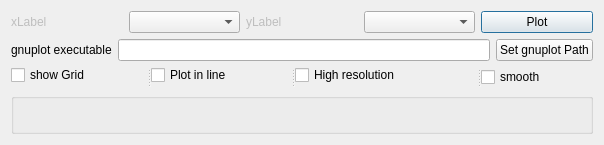
<?xml version="1.0" encoding="UTF-8"?>
<ui version="4.0">
 <class>PlotDialog</class>
 <widget class="QDialog" name="PlotDialog">
  <property name="geometry">
   <rect>
    <x>0</x>
    <y>0</y>
    <width>604</width>
    <height>136</height>
   </rect>
  </property>
  <property name="sizePolicy">
   <sizepolicy hsizetype="Preferred" vsizetype="Minimum">
    <horstretch>0</horstretch>
    <verstretch>0</verstretch>
   </sizepolicy>
  </property>
  <property name="windowTitle">
   <string>Diagram Plotter</string>
  </property>
  <layout class="QVBoxLayout" name="verticalLayout">
   <item>
    <layout class="QHBoxLayout" name="horizontalLayout_2">
     <property name="sizeConstraint">
      <enum>QLayout::SetFixedSize</enum>
     </property>
     <item>
      <widget class="QLabel" name="label_2">
       <property name="enabled">
        <bool>false</bool>
       </property>
       <property name="text">
        <string>xLabel</string>
       </property>
      </widget>
     </item>
     <item>
      <widget class="QComboBox" name="xCombo"/>
     </item>
     <item>
      <widget class="QLabel" name="label_3">
       <property name="enabled">
        <bool>false</bool>
       </property>
       <property name="text">
        <string>yLabel</string>
       </property>
      </widget>
     </item>
     <item>
      <widget class="QComboBox" name="yCombo"/>
     </item>
     <item>
      <widget class="QPushButton" name="pushButton">
       <property name="sizePolicy">
        <sizepolicy hsizetype="Minimum" vsizetype="Minimum">
         <horstretch>0</horstretch>
         <verstretch>0</verstretch>
        </sizepolicy>
       </property>
       <property name="maximumSize">
        <size>
         <width>16777215</width>
         <height>35</height>
        </size>
       </property>
       <property name="text">
        <string>Plot</string>
       </property>
      </widget>
     </item>
    </layout>
   </item>
   <item>
    <layout class="QHBoxLayout" name="horizontalLayout_3">
     <item>
      <widget class="QLabel" name="label">
       <property name="text">
        <string>gnuplot executable</string>
       </property>
      </widget>
     </item>
     <item>
      <widget class="QLineEdit" name="lineEdit">
       <property name="readOnly">
        <bool>true</bool>
       </property>
      </widget>
     </item>
     <item>
      <widget class="QPushButton" name="setPathPushButton">
       <property name="text">
        <string>Set gnuplot Path</string>
       </property>
      </widget>
     </item>
    </layout>
   </item>
   <item>
    <widget class="QSplitter" name="splitter">
     <property name="orientation">
      <enum>Qt::Horizontal</enum>
     </property>
     <widget class="QCheckBox" name="showGridCheckBox">
      <property name="maximumSize">
       <size>
        <width>16777215</width>
        <height>16</height>
       </size>
      </property>
      <property name="text">
       <string>show Grid</string>
      </property>
     </widget>
     <widget class="QCheckBox" name="lineCheckBox">
      <property name="maximumSize">
       <size>
        <width>16777215</width>
        <height>16</height>
       </size>
      </property>
      <property name="text">
       <string>Plot in line</string>
      </property>
     </widget>
     <widget class="QCheckBox" name="highResolutionCheckBox">
      <property name="maximumSize">
       <size>
        <width>16777215</width>
        <height>16</height>
       </size>
      </property>
      <property name="text">
       <string>High resolution</string>
      </property>
     </widget>
     <widget class="QCheckBox" name="smoothCheckBox">
      <property name="text">
       <string>smooth</string>
      </property>
     </widget>
    </widget>
   </item>
   <item>
    <widget class="QGroupBox" name="groupBox">
     <property name="title">
      <string/>
     </property>
     <layout class="QHBoxLayout" name="horizontalLayout">
      <item>
       <widget class="QLabel" name="diplayLabel">
        <property name="text">
         <string/>
        </property>
       </widget>
      </item>
     </layout>
    </widget>
   </item>
  </layout>
 </widget>
 <resources/>
 <connections/>
</ui>
